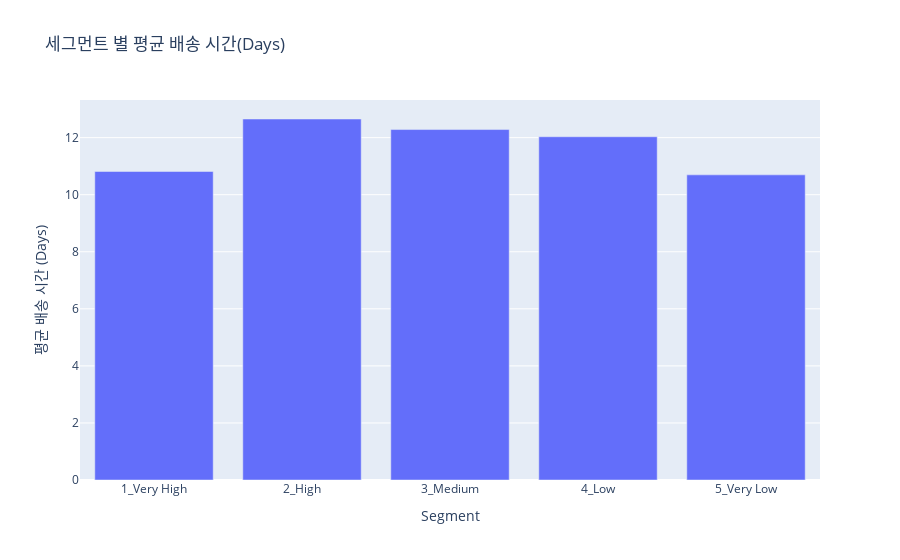

This figure's notebook cell:
### Markdown cell above
## 평균 배송 시간

### Code cell
merged_df['order_purchase_timestamp'] = pd.to_datetime(merged_df['order_purchase_timestamp'])
merged_df['order_delivered_customer_date'] = pd.to_datetime(merged_df['order_delivered_customer_date'])
merged_df['Delivery_Time'] = (merged_df['order_delivered_customer_date'] - merged_df['order_purchase_timestamp']).dt.days

# rfm_df와 merged_df 병합
merged_rfm = pd.merge(merged_df, rfm_df[['customer_unique_id', 'grade']], on='customer_unique_id', how='left')

# 각 클래스별로 평균 배송 시간 계산
avg_delivery_time = merged_rfm.groupby('grade')['Delivery_Time'].mean().reset_index()

# 시각화
fig = px.bar(avg_delivery_time, 
             x='grade', 
             y='Delivery_Time', 
             title='세그먼트 별 평균 배송 시간(Days)',
             labels={'grade': 'Segment', 'Delivery_Time': '평균 배송 시간 (Days)'})
fig.show()

### Figure 1 — Plotly figure (JSON) as saved in the notebook; plotly's stock layout.template omitted (floating-point values rounded to 4 significant figures)
{"data": [{"alignmentgroup": "True", "hovertemplate": "Segment=%{x}<br>평균 배송 시간 (Days)=%{y}<extra></extra>", "legendgroup": "", "marker": {"color": "#636efa", "pattern": {"shape": ""}}, "name": "", "offsetgroup": "", "orientation": "v", "showlegend": false, "textposition": "auto", "type": "bar", "x": ["1_Very High", "2_High", "3_Medium", "4_Low", "5_Very Low"], "xaxis": "x", "y": [10.81, 12.65, 12.28, 12.03, 10.7], "yaxis": "y"}], "layout": {"barmode": "relative", "legend": {"tracegroupgap": 0}, "title": {"text": "세그먼트 별 평균 배송 시간(Days)"}, "xaxis": {"anchor": "y", "domain": [0, 1], "title": {"text": "Segment"}}, "yaxis": {"anchor": "x", "domain": [0, 1], "title": {"text": "평균 배송 시간 (Days)"}}}}
